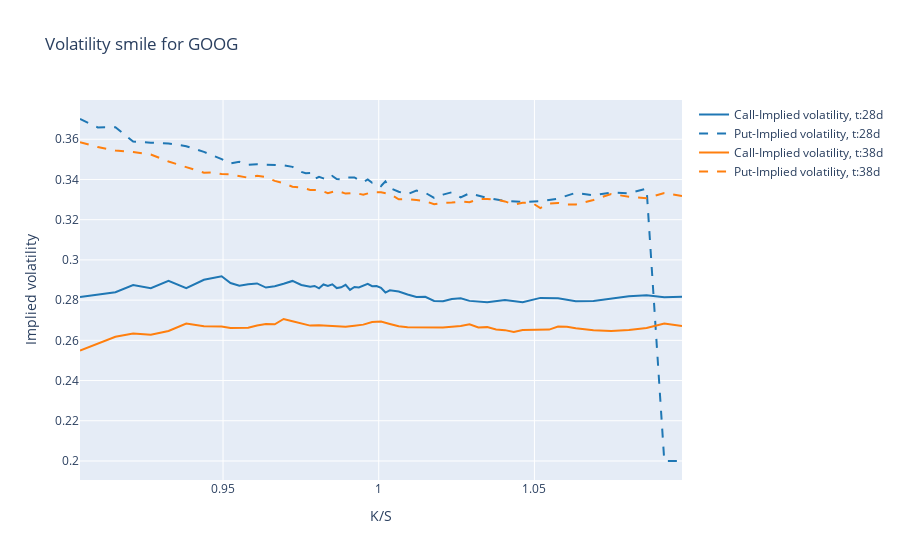

Here is the notebook cell this chart was saved with:
### Markdown cell above
Expectations to be tested:

- Put- vs Call- Volatilities: If it were European options, then the put-call parity should lead to the implied volatilities being equal. However, since those are american options, I would expect them to be close, but not equal.
- Volatilities for different strikes: Due to the shortcomings of black scholes, tail dependence and the like, one would expect the volatilities for different strikes to be different, aka higher for large decreases in the stock price.
- Implied volatilities should be in the range observed in the past. However, since in the volatility notebook I have seen that the past is an imperfect predictor I would be surprised if it were exactly the same. Also it will be interesting to see to what prior window the implied volatilities correspond.

### Code cell
opt_0 = opt[opt["date"] == min(opt["date"])]
opt_1 = opt[opt["date"] == max(opt["date"])]
t_0 = round(min(opt_0["t_n"] * 252))
t_1 = round(min(opt_1["t_n"] * 252))


fig = go.Figure(layout_title="Volatility smile for GOOG",
               layout_xaxis_title="K/S",
               layout_yaxis_title="Implied volatility"
               )
fig.add_trace(go.Scatter(x=opt_0["strike"] / s0, y=opt_0["call_sig"],
                        line={"color": col_0, "dash": "solid"}, name=f"Call-Implied volatility, t:{t_0}d", mode="lines"))
fig.add_trace(go.Scatter(x=opt_0["strike"] / s0, y=opt_0["put_sig"],
                        line={"color": col_0, "dash": "dash"}, name=f"Put-Implied volatility, t:{t_0}d", mode="lines"))
fig.add_trace(go.Scatter(x=opt_1["strike"] / s0, y=opt_1["call_sig"],
                        line={"color": col_1, "dash": "solid"}, name=f"Call-Implied volatility, t:{t_1}d", mode="lines"))
fig.add_trace(go.Scatter(x=opt_1["strike"] / s0, y=opt_1["put_sig"],
                        line={"color": col_1, "dash": "dash"}, name=f"Put-Implied volatility, t:{t_1}d", mode="lines"))
iplot(fig)
